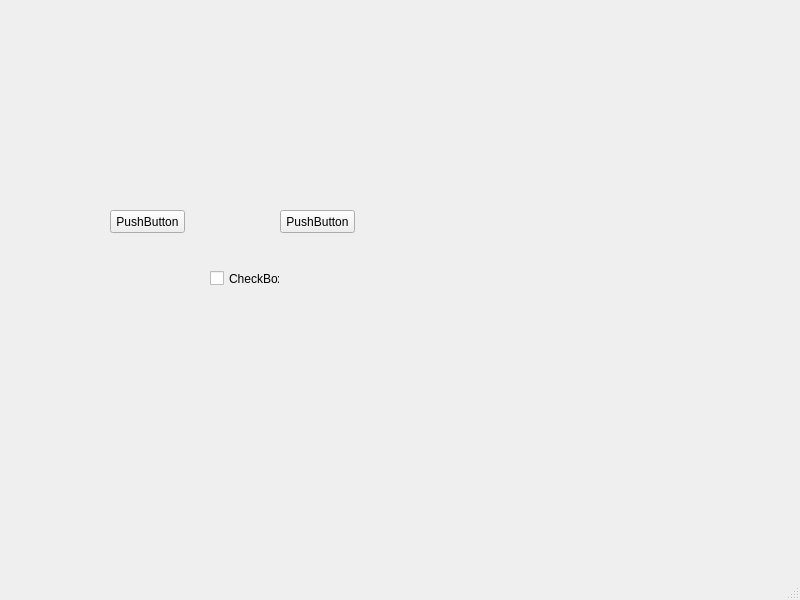
<?xml version="1.0" encoding="UTF-8"?>
<ui version="4.0">
 <class>MainWindow</class>
 <widget class="QMainWindow" name="MainWindow">
  <property name="geometry">
   <rect>
    <x>0</x>
    <y>0</y>
    <width>800</width>
    <height>600</height>
   </rect>
  </property>
  <property name="windowTitle">
   <string>MainWindow</string>
  </property>
  <widget class="QWidget" name="centralwidget">
   <widget class="QPushButton" name="pushButton">
    <property name="geometry">
     <rect>
      <x>110</x>
      <y>210</y>
      <width>75</width>
      <height>23</height>
     </rect>
    </property>
    <property name="text">
     <string>PushButton</string>
    </property>
   </widget>
   <widget class="QPushButton" name="pushButton_2">
    <property name="geometry">
     <rect>
      <x>280</x>
      <y>210</y>
      <width>75</width>
      <height>23</height>
     </rect>
    </property>
    <property name="text">
     <string>PushButton</string>
    </property>
   </widget>
   <widget class="QCheckBox" name="checkBox">
    <property name="geometry">
     <rect>
      <x>210</x>
      <y>270</y>
      <width>70</width>
      <height>17</height>
     </rect>
    </property>
    <property name="text">
     <string>CheckBox</string>
    </property>
   </widget>
  </widget>
  <widget class="QMenuBar" name="menubar">
   <property name="geometry">
    <rect>
     <x>0</x>
     <y>0</y>
     <width>800</width>
     <height>21</height>
    </rect>
   </property>
  </widget>
  <widget class="QStatusBar" name="statusbar"/>
 </widget>
 <resources/>
 <connections/>
</ui>
